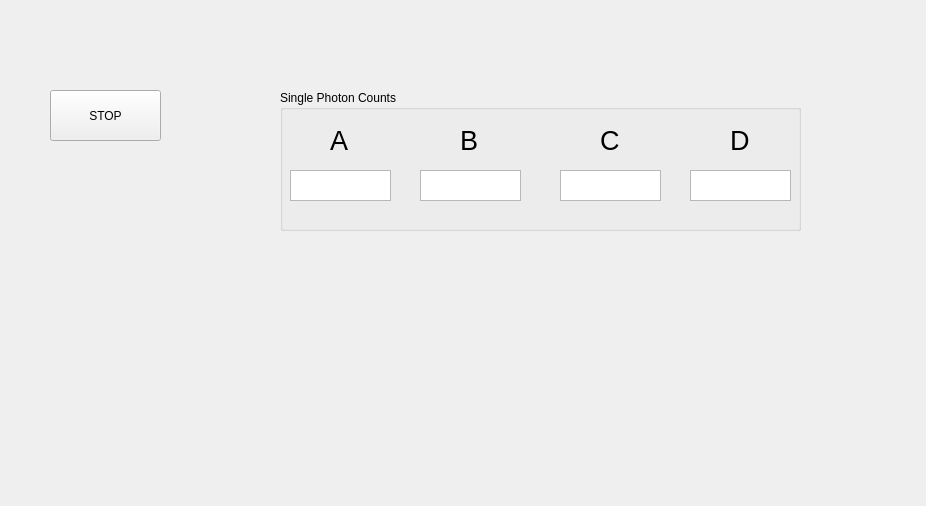
<?xml version="1.0" encoding="UTF-8"?>
<ui version="4.0">
 <class>Widget</class>
 <widget class="QWidget" name="Widget">
  <property name="geometry">
   <rect>
    <x>0</x>
    <y>0</y>
    <width>926</width>
    <height>506</height>
   </rect>
  </property>
  <property name="windowTitle">
   <string>Widget</string>
  </property>
  <widget class="QGroupBox" name="groupBox">
   <property name="geometry">
    <rect>
     <x>280</x>
     <y>90</y>
     <width>521</width>
     <height>141</height>
    </rect>
   </property>
   <property name="title">
    <string>Single Photon Counts</string>
   </property>
   <widget class="QLabel" name="label">
    <property name="geometry">
     <rect>
      <x>50</x>
      <y>30</y>
      <width>21</width>
      <height>41</height>
     </rect>
    </property>
    <property name="font">
     <font>
      <pointsize>20</pointsize>
     </font>
    </property>
    <property name="text">
     <string>A</string>
    </property>
   </widget>
   <widget class="QLabel" name="label_2">
    <property name="geometry">
     <rect>
      <x>180</x>
      <y>30</y>
      <width>21</width>
      <height>41</height>
     </rect>
    </property>
    <property name="font">
     <font>
      <pointsize>20</pointsize>
     </font>
    </property>
    <property name="text">
     <string>B</string>
    </property>
   </widget>
   <widget class="QLabel" name="label_3">
    <property name="geometry">
     <rect>
      <x>320</x>
      <y>30</y>
      <width>21</width>
      <height>41</height>
     </rect>
    </property>
    <property name="font">
     <font>
      <pointsize>20</pointsize>
     </font>
    </property>
    <property name="text">
     <string>C</string>
    </property>
   </widget>
   <widget class="QLabel" name="label_4">
    <property name="geometry">
     <rect>
      <x>450</x>
      <y>30</y>
      <width>21</width>
      <height>41</height>
     </rect>
    </property>
    <property name="font">
     <font>
      <pointsize>20</pointsize>
     </font>
    </property>
    <property name="text">
     <string>D</string>
    </property>
   </widget>
   <widget class="QTextEdit" name="textEdit">
    <property name="geometry">
     <rect>
      <x>10</x>
      <y>80</y>
      <width>101</width>
      <height>31</height>
     </rect>
    </property>
   </widget>
   <widget class="QTextEdit" name="textEdit_2">
    <property name="geometry">
     <rect>
      <x>140</x>
      <y>80</y>
      <width>101</width>
      <height>31</height>
     </rect>
    </property>
   </widget>
   <widget class="QTextEdit" name="textEdit_3">
    <property name="geometry">
     <rect>
      <x>280</x>
      <y>80</y>
      <width>101</width>
      <height>31</height>
     </rect>
    </property>
   </widget>
   <widget class="QTextEdit" name="textEdit_4">
    <property name="geometry">
     <rect>
      <x>410</x>
      <y>80</y>
      <width>101</width>
      <height>31</height>
     </rect>
    </property>
   </widget>
  </widget>
  <widget class="QPushButton" name="pushButton">
   <property name="geometry">
    <rect>
     <x>50</x>
     <y>90</y>
     <width>111</width>
     <height>51</height>
    </rect>
   </property>
   <property name="text">
    <string>STOP</string>
   </property>
  </widget>
 </widget>
 <layoutdefault spacing="6" margin="11"/>
 <resources/>
 <connections>
  <connection>
   <sender>pushButton</sender>
   <signal>clicked()</signal>
   <receiver>Widget</receiver>
   <slot>close()</slot>
   <hints>
    <hint type="sourcelabel">
     <x>120</x>
     <y>124</y>
    </hint>
    <hint type="destinationlabel">
     <x>105</x>
     <y>155</y>
    </hint>
   </hints>
  </connection>
 </connections>
</ui>
